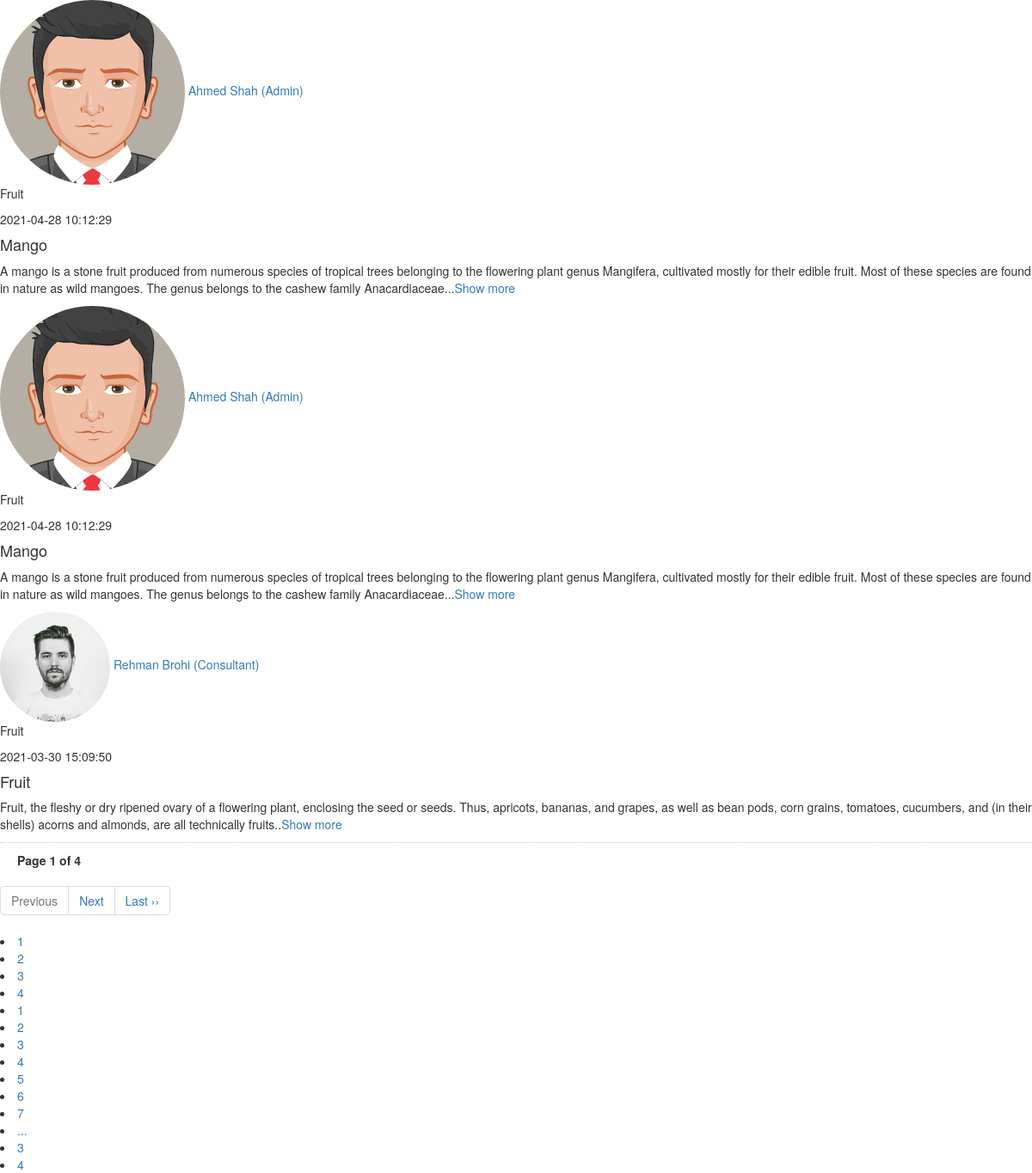
The page /pages/pagination.php on the database its author committed.
### tables this page shows
CREATE TABLE `post` (
  `post_id` int(11) NOT NULL AUTO_INCREMENT,
  `category_id` int(11) NOT NULL,
  `user_assign_role_id` int(11) NOT NULL,
  `post_title` varchar(500) NOT NULL,
  `post_summary` longtext NOT NULL,
  `post_description` longtext DEFAULT NULL,
  `post_type` enum('Knowledge Base','Discussion Forum') NOT NULL,
  `is_active` tinyint(1) DEFAULT 0,
  `added_on` timestamp NOT NULL DEFAULT current_timestamp() ON UPDATE current_timestamp(),
  `updated_on` timestamp NULL DEFAULT NULL,
  `tag` enum('Success Story','Farmer Experience') DEFAULT NULL,
  PRIMARY KEY (`post_id`),
  KEY `user_id` (`user_assign_role_id`),
  KEY `category_id` (`category_id`),
  CONSTRAINT `post_ibfk_1` FOREIGN KEY (`user_assign_role_id`) REFERENCES `user_assign_role` (`user_assign_role_id`)
);

CREATE TABLE `user` (
  `user_id` int(11) NOT NULL AUTO_INCREMENT,
  `first_name` varchar(200) NOT NULL,
  `last_name` varchar(200) NOT NULL,
  `gender` enum('Male','Female') DEFAULT NULL,
  `user_email` varchar(200) NOT NULL,
  `user_password` varchar(200) NOT NULL,
  `user_image` varchar(200) NOT NULL,
  `city_id` int(11) NOT NULL,
  `expert_level` enum('Expert','Intermediate','Beginner') NOT NULL,
  `phone_number` varchar(200) NOT NULL,
  `address` varchar(1000) DEFAULT NULL,
  `is_active` int(1) DEFAULT 1,
  `is_approved` int(1) DEFAULT 0,
  `added_on` timestamp NOT NULL DEFAULT current_timestamp() ON UPDATE current_timestamp(),
  `updated_on` timestamp NULL DEFAULT NULL,
  `category_id` int(11) DEFAULT NULL,
  PRIMARY KEY (`user_id`),
  KEY `city_id` (`city_id`),
  CONSTRAINT `user_ibfk_1` FOREIGN KEY (`city_id`) REFERENCES `city` (`city_id`)
);

CREATE TABLE `user_role` (
  `user_role_id` int(11) NOT NULL AUTO_INCREMENT,
  `user_role` varchar(200) DEFAULT NULL,
  PRIMARY KEY (`user_role_id`)
);

CREATE TABLE `category` (
  `category_id` int(11) NOT NULL AUTO_INCREMENT,
  `category` varchar(200) DEFAULT NULL,
  `parent_category` int(11) DEFAULT NULL,
  PRIMARY KEY (`category_id`),
  KEY `parent_category` (`parent_category`),
  CONSTRAINT `category_ibfk_1` FOREIGN KEY (`parent_category`) REFERENCES `category` (`category_id`)
);

### pages/pagination.php (the view, shortened to what this page needs)
<link rel="stylesheet" href="https://maxcdn.bootstrapcdn.com/bootstrap/3.4.1/css/bootstrap.min.css">
<?php
    require_once '../require/database.php';
    $q = "SELECT * FROM post INNER JOIN user_assign_role ON post.user_assign_role_id=user_assign_role.user_assign_role_id INNER JOIN user_role ON user_role.user_role_id=user_assign_role.user_role_id INNER JOIN category ON category.category_id=post.category_id INNER JOIN post_attachment ON post_attachment.post_id=post.post_id INNER JOIN USER ON user.user_id=user_assign_role.user_id WHERE post_type='Knowledge Base' ORDER BY post.post_id DESC";
    $db->_result($q);
    $con = $db->connection;
    if (isset($_GET['page_no']) && $_GET['page_no']!="") {
        $page_no = $_GET['page_no'];
    }else {
        $page_no = 1;
    }
    $total_records_per_page = 3;
    $offset = ($page_no-1) * $total_records_per_page;
    $previous_page = $page_no - 1;
    $next_page = $page_no + 1;
    $result_count = mysqli_query($con,"SELECT COUNT(*) As total_records FROM post");
    $total_records = mysqli_fetch_array($result_count);
    $total_records = $total_records['total_records'];
    $total_no_of_pages = ceil($total_records / $total_records_per_page);
    $second_last = $total_no_of_pages - 1;
    $result = mysqli_query($con,"SELECT * FROM post INNER JOIN user_assign_role ON post.user_assign_role_id=user_assign_role.user_assign_role_id INNER JOIN user_role ON user_role.user_role_id=user_assign_role.user_role_id INNER JOIN category ON category.category_id=post.category_id INNER JOIN post_attachment ON post_attachment.post_id=post.post_id INNER JOIN USER ON user.user_id=user_assign_role.user_id WHERE post_type='Knowledge Base' ORDER BY post.post_id DESC LIMIT $offset, $total_records_per_page");
?>
    <section class="content">
      <div class="container-fluid">
        <div class="row">
          <div class="col-9">
            <div class="card">
              <div class="card-body" id="filter">
                <?php
                  if ($result->num_rows) {
                      while ($post = mysqli_fetch_assoc($result)) {
                        ?>
                            <div class="post">
                              <div class="user-block">
                                  <img class="img-circle img-bordered-sm" src="<?php echo $post['user_image']; ?>" alt="User Image">
                                  <span class="username">
                                    <a href="#"><?php echo $post['first_name']." ".$post['last_name']." (".$post['user_role'].")"; ?></a>
                                      <p><?php echo $post['category']; ?></p>
                                  </span>
                                <span class="description"><?php echo $post['added_on']; ?></span>
                              </div>
                              <b><h4><?php echo $post['post_title']; ?></h4></b>
                              <p><?php echo $post['post_description']; ?>..<a href="#" onclick="_detail(<?php echo $post['post_id'];?>)">Show more</a></p>
                              <div class="row mb-3">
                                <div class="col-sm-6">
                                </div>
                              </div>
                            </div>
                        <?php
                      }
                  }
                ?>
              </div>
            </div>
          </div>
        </div>
      </div>
    </section>
<div style='padding: 10px 20px 0px; border-top: dotted 1px #CCC;'>
<strong>Page <?php echo $page_no." of ".$total_no_of_pages; ?></strong>
</div>
<ul class="pagination">
<li <?php if($page_no <= 1){ echo "class='disabled'"; } ?>>
<a <?php if($page_no > 1){
echo "href='?page_no=$previous_page'";
} ?>>Previous</a>
</li>
<li <?php if($page_no >= $total_no_of_pages){
echo "class='disabled'";
} ?>>
<a <?php if($page_no < $total_no_of_pages) {
echo "href='?page_no=$next_page'";
} ?>>Next</a>
</li>
<?php if($page_no < $total_no_of_pages){
echo "<li><a href='?page_no=$total_no_of_pages'>Last &rsaquo;&rsaquo;</a></li>";
} ?>
</ul>
<?php
if ($total_no_of_pages <= 10){
    for ($counter = 1; $counter <= $total_no_of_pages; $counter++){
        if ($counter == $page_no) {
           echo "<li class='active'><a>$counter</a></li>";
        }else{
            echo "<li><a href='?page_no=$counter'>$counter</a></li>";
        }
    }
}
    elseif ($total_no_of_pages > 10){
}
if($page_no <= 4) {
 for ($counter = 1; $counter < 8; $counter++){
    if ($counter == $page_no) {
       echo "<li class='active'><a>$counter</a></li>";
        }else{
           echo "<li><a href='?page_no=$counter'>$counter</a></li>";
                }
}
echo "<li><a>...</a></li>";
echo "<li><a href='?page_no=$second_last'>$second_last</a></li>";
echo "<li><a href='?page_no=$total_no_of_pages'>$total_no_of_pages</a></li>";
}
?>

### rows shown on the page
post: user.user_image (picture), user.first_name "Ahmed", user.last_name "Shah", user_role.user_role "Admin", category.category "Fruit", user.added_on "2021-04-28 10:12:29", post_title "Mango", post_description "A mango is a stone fruit produced from numerous species of tropical trees belonging to the flowering plant genus Mangifera, cultivated mostly for their edible fruit. Most of these species are found in nature as wild mangoes. The genus belongs to the cashew family Anacardiaceae."
post: user.user_image (picture), user.first_name "Rehman", user.last_name "Brohi", user_role.user_role "Consultant", category.category "Fruit", user.added_on "2021-03-30 15:09:50", post_title "Fruit", post_description "Fruit, the fleshy or dry ripened ovary of a flowering plant, enclosing the seed or seeds. Thus, apricots, bananas, and grapes, as well as bean pods, corn grains, tomatoes, cucumbers, and (in their shells) acorns and almonds, are all technically fruits"

### other values the page prints
$page_no "1"
$total_no_of_pages "4"
$second_last "3"
